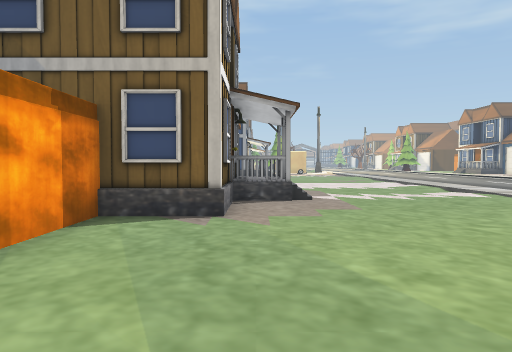
[1] (above)

24 first-person views from a walk through a 3-D level made in the Unity game engine. The camera is 1.5 m above the floor, tilts 2° down and sees 70° across. The floor is counted in squares, 1.6 m on a side. Each view is taken from the middle of a square. On the plan, view 1 faces up. The plan holds only what a view shows up to about 13 squares ahead; the rest is blank. The place goes on beyond the plan. The player is left out. Some animated figures are left out. Some surface patterns are stand-ins.

[2]
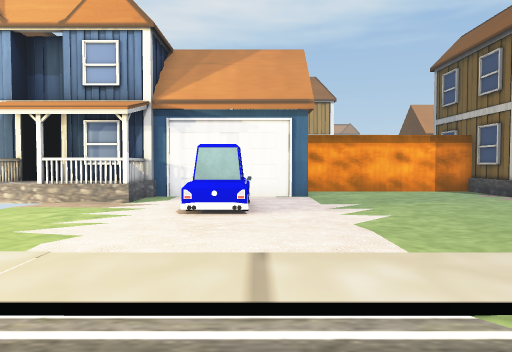

[3]
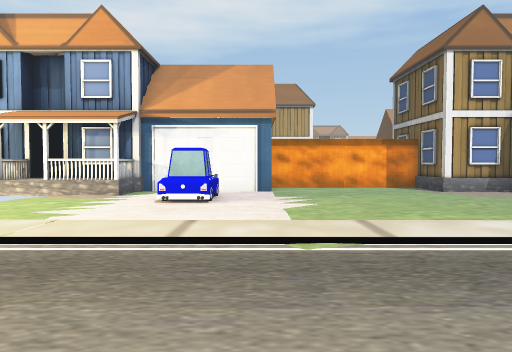

[4]
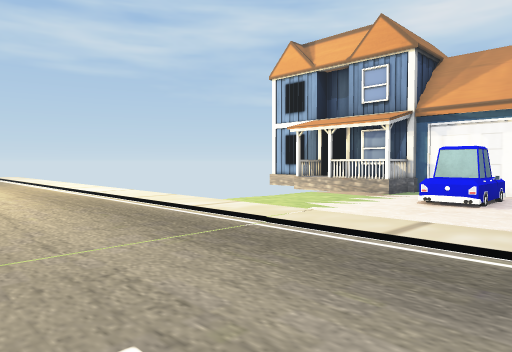

[5]
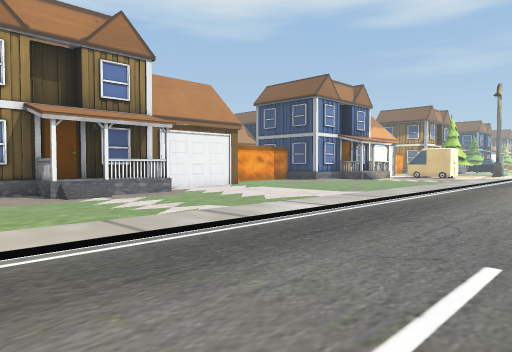

[6]
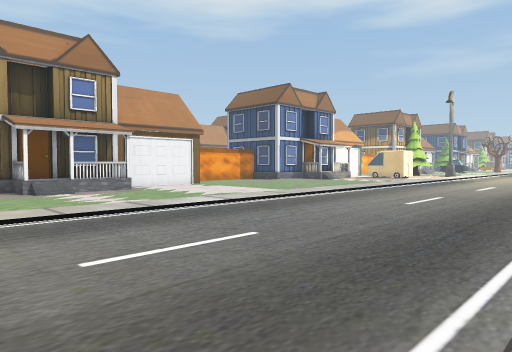

[7]
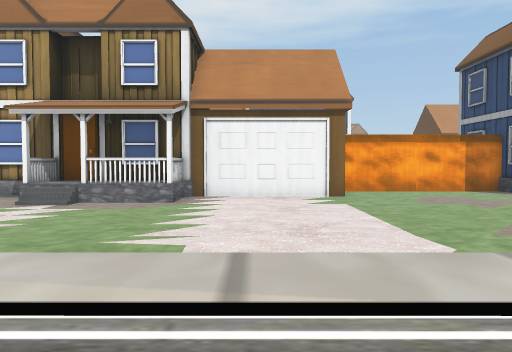

[8]
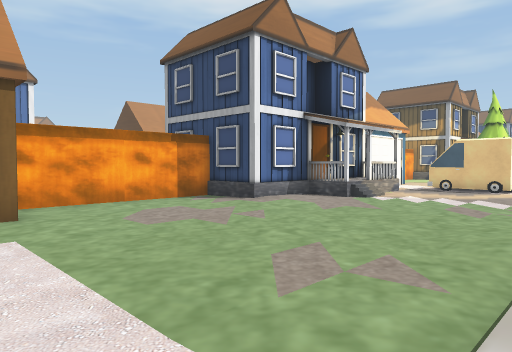

[9]
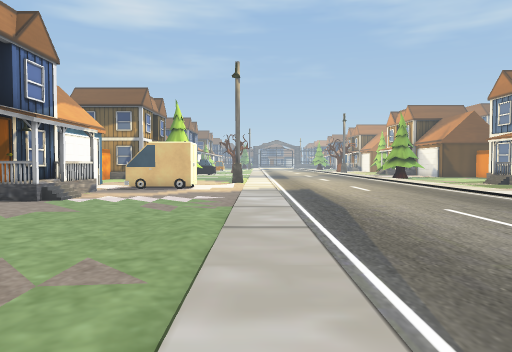

[10]
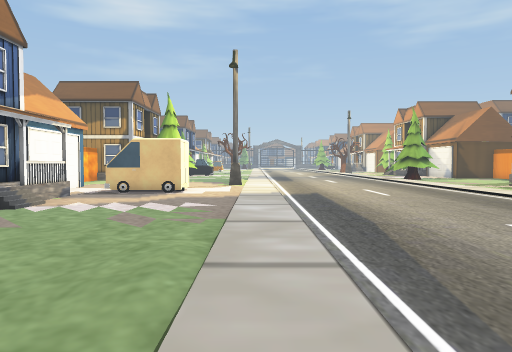

[11]
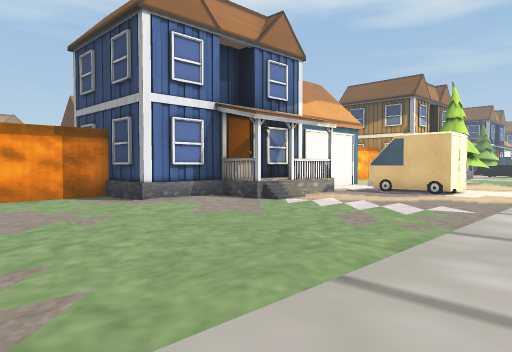

[12]
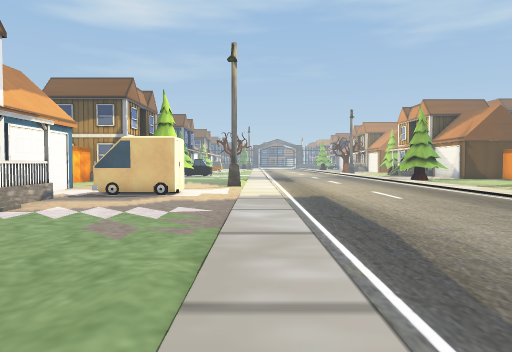

[13]
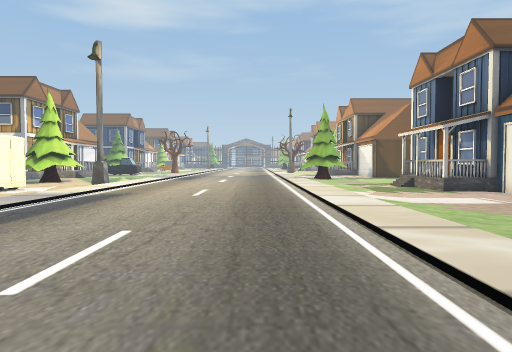

[14]
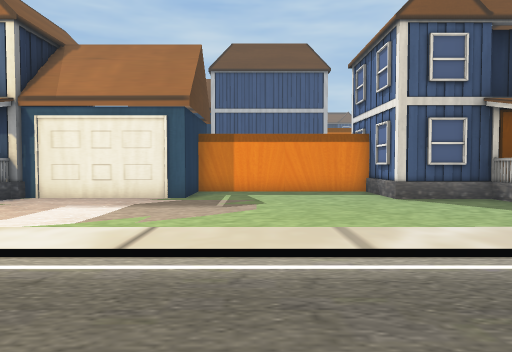

[15]
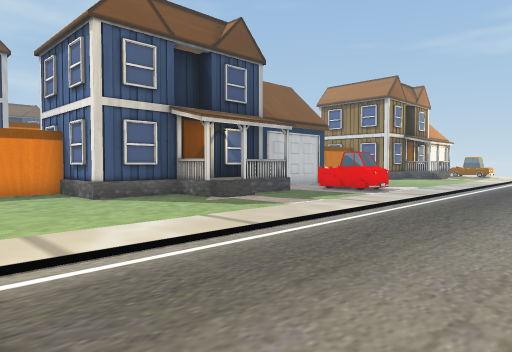

[16]
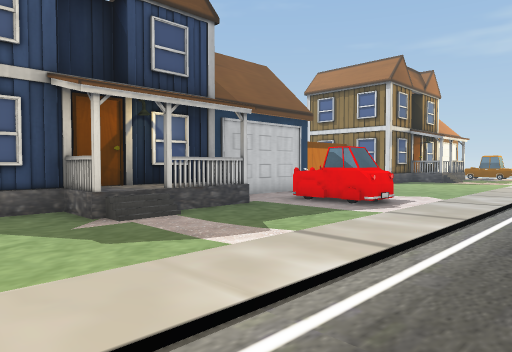

[17]
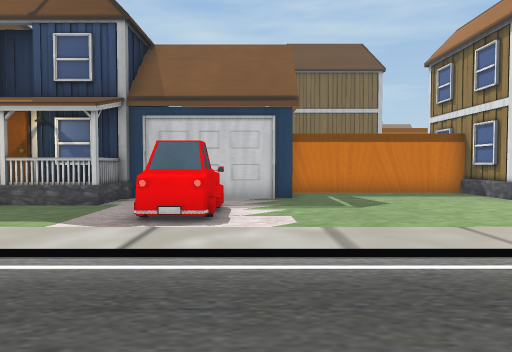

[18]
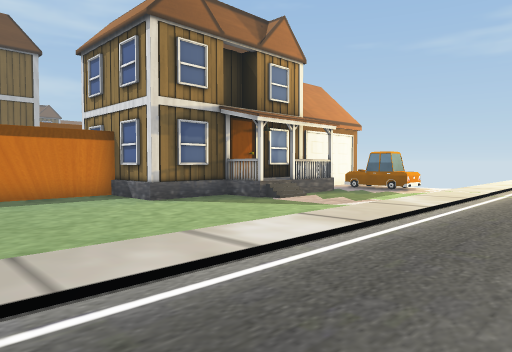

[19]
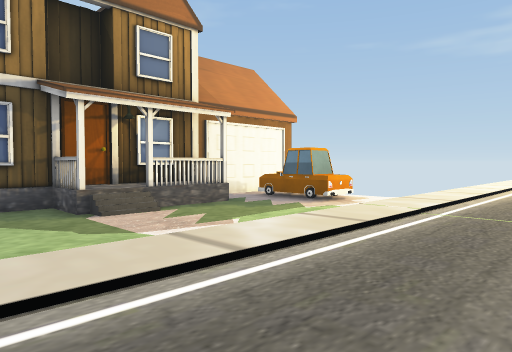

[20]
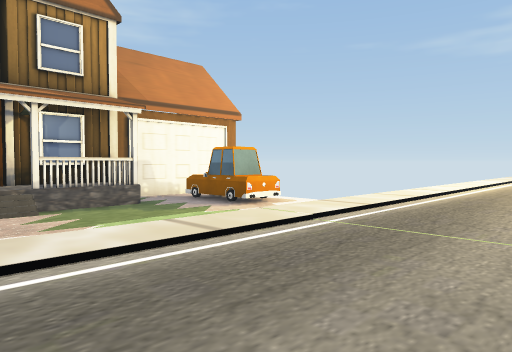

[21]
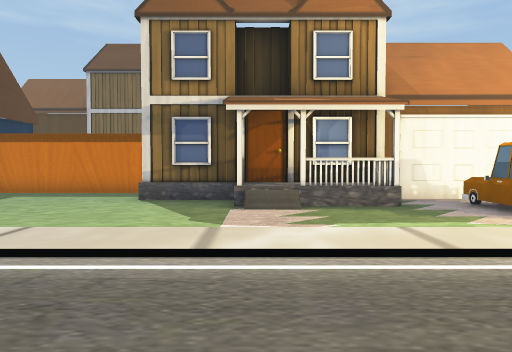

[22]
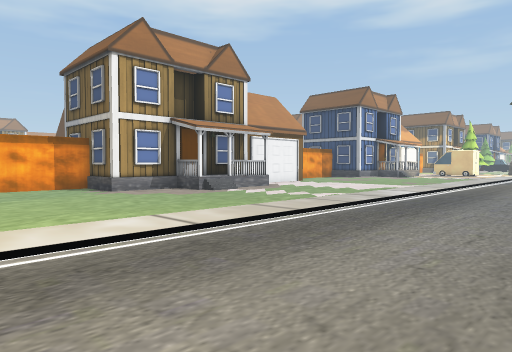

[23]
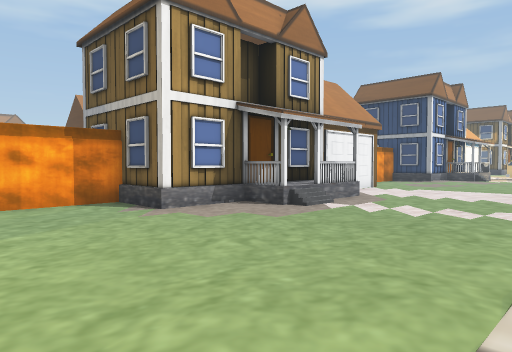

[24]
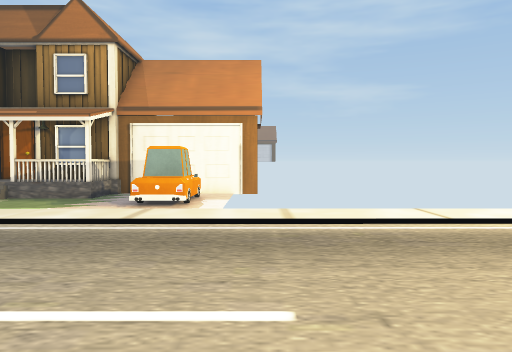

### Floor plan
Key: @ floor where view 1 was taken; # wall or solid block; . main floor; : floor 0.25 m higher than the main floor; / step, stairs or slope; H house; C car; O other object.
Columns run from 5 left of view 1 to 24 right of it. Each row starts with its distance up from view 1.
 32      ..O##.::/......:/...HHHHH
 31      ..O#O./:/......:.....#
 30     HHH.....:/......:/....#
 29     H H.....:/......:/....#
 28     H H.....:/......:/....#
 27        .....:/......:/....####
 26     HHH.....:/......:/.......#
 25   HHH.......:/......:/.......#
 24 HHHHH.......:/......:/.......#
 23 HH#.........:/......:/.......#
 22   #........::/......:/.......#
 21   #........::/......:/....HHHH
 20   #.........:/......:/....H
 19   #.........:/......:/....HH
 18   ###.......:/......:/../HHH
 17     #.......:/......::../HHH
 16     #.......:/......::...HH
 15     #.......:/......:/...HHHH
 14     #......::/......:/....#
 13   HHHHH..../:/......:/CCC.#
 12     H H.....:/......:/CCC.#
 11     H H.....:/......:/....#
 10     H /.....:/......:/....###
  9     HHH....::/......:/......#
  8   H H......::/......:/......#
  7 HHHHH......::/......:/......#
  6 HH#........::/......::......#
  5   #........::/......:/......#
  4   #........::/......:/....HHHH
  3   #........::/......:.....HHHH
  2   #........::/......:/....HH
  1   #.........:/......:/../H H
  0     #@......:/......:/..H HH
 -1     #.CCC..::/......:/..H H
 -2     #  CC..::/......::..HHHH
 -3     #......::/......::....#
 -4   HHHHH.....:/......::.CCC#
 -5     HHH....::/......:/.CCC#
 -6     HHH.....:/......:/....#
 -7     HHH     :/......:     #
 -8     HHH     :/......:
 -9     H       :/......:

Positions as (right, up) in squares from view 1, and headings:
1: (0, 0), facing up
2: (10, -1), facing left
3: (12, 0), facing left
4: (12, 1), facing down-left
5: (12, 6), facing up-left
6: (15, 6), facing up-left
7: (10, 15), facing left
8: (7, 16), facing up-left
9: (7, 16), facing up
10: (7, 18), facing up
11: (8, 19), facing up-left
12: (7, 19), facing up
13: (13, 19), facing up
14: (11, 25), facing right
15: (11, 25), facing down-right
16: (13, 21), facing down-right
17: (11, 11), facing right
18: (12, 9), facing down-right
19: (12, 4), facing down-right
20: (11, 2), facing down-right
21: (11, 1), facing right
22: (12, 1), facing up-left
23: (7, 2), facing up-left
24: (9, -7), facing right
